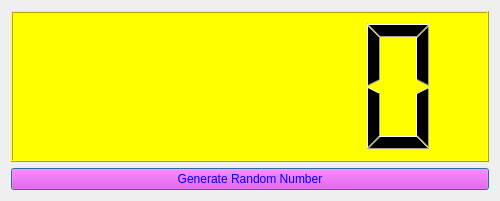
<?xml version="1.0" encoding="UTF-8"?>
<ui version="4.0">
 <class>Dialog</class>
 <widget class="QDialog" name="Dialog">
  <property name="geometry">
   <rect>
    <x>0</x>
    <y>0</y>
    <width>500</width>
    <height>201</height>
   </rect>
  </property>
  <property name="windowTitle">
   <string>Random Number Generator</string>
  </property>
  <layout class="QVBoxLayout" name="verticalLayout">
   <item>
    <widget class="QLCDNumber" name="lcdNumber">
     <property name="styleSheet">
      <string notr="true">background-color: rgb(255, 255, 0);</string>
     </property>
    </widget>
   </item>
   <item>
    <widget class="QPushButton" name="btn_generate">
     <property name="styleSheet">
      <string notr="true">color: blue;
background-color: rgb(255, 35, 244);
font: bold 12pt &quot;Arial&quot;;</string>
     </property>
     <property name="text">
      <string>Generate Random Number</string>
     </property>
    </widget>
   </item>
  </layout>
 </widget>
 <resources/>
 <connections/>
</ui>
